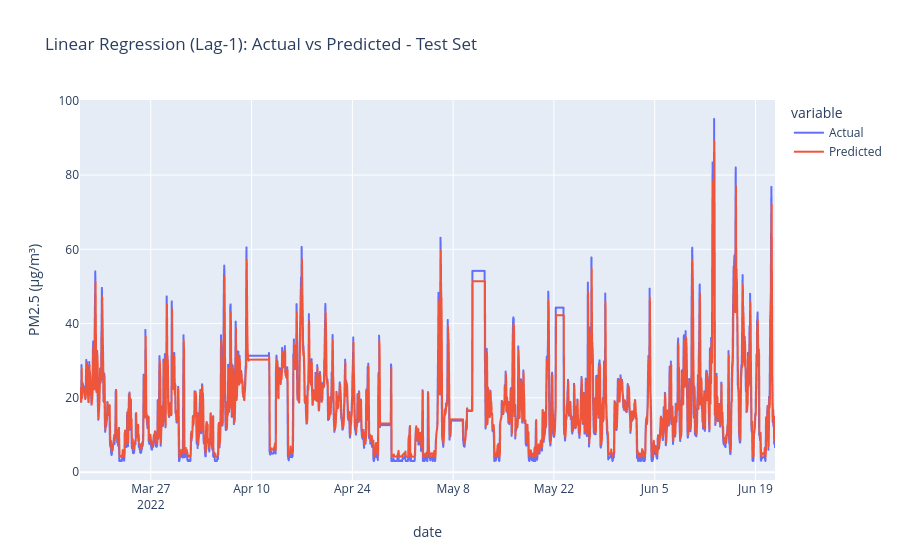

Source (notebook cell):
### Code cell
# Visualise predictions vs actuals on test set
df_pred_lr = pd.DataFrame({
    'Actual': y_test,
    'Predicted': lr_model.predict(X_test)
})
fig = px.line(df_pred_lr, labels={'value': 'PM2.5 (µg/m³)'},
              title='Linear Regression (Lag-1): Actual vs Predicted - Test Set')
fig.show()

### Figure 1 — Plotly figure (JSON) as saved in the notebook; plotly's stock layout.template omitted (floating-point values rounded to 4 significant figures; data arrays with more than 128 entries replaced by an {"elided": "..."} marker saying what was removed)
{"data": [{"hovertemplate": "variable=Actual<br>date=%{x}<br>PM2.5 (µg/m³)=%{y}<extra></extra>", "legendgroup": "Actual", "line": {"color": "#636efa", "dash": "solid"}, "marker": {"symbol": "circle"}, "mode": "lines", "name": "Actual", "showlegend": true, "type": "scattergl", "x": {"elided": "2318 str values"}, "xaxis": "x", "y": {"elided": "2318 float values"}, "yaxis": "y"}, {"hovertemplate": "variable=Predicted<br>date=%{x}<br>PM2.5 (µg/m³)=%{y}<extra></extra>", "legendgroup": "Predicted", "line": {"color": "#EF553B", "dash": "solid"}, "marker": {"symbol": "circle"}, "mode": "lines", "name": "Predicted", "showlegend": true, "type": "scattergl", "x": {"elided": "2318 str values"}, "xaxis": "x", "y": {"elided": "2318 float values"}, "yaxis": "y"}], "layout": {"legend": {"title": {"text": "variable"}, "tracegroupgap": 0}, "title": {"text": "Linear Regression (Lag-1): Actual vs Predicted - Test Set"}, "xaxis": {"anchor": "y", "domain": [0, 1], "title": {"text": "date"}}, "yaxis": {"anchor": "x", "domain": [0, 1], "title": {"text": "PM2.5 (µg/m³)"}}}}
